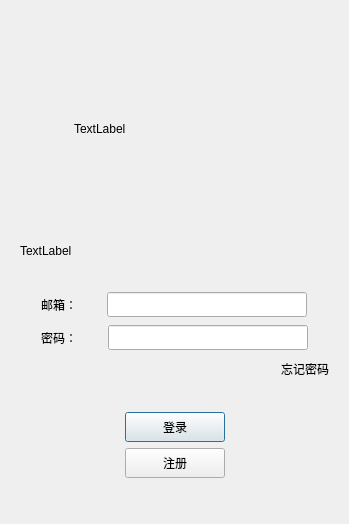
<?xml version="1.0" encoding="UTF-8"?>
<ui version="4.0">
 <class>LoginDialog</class>
 <widget class="QDialog" name="LoginDialog">
  <property name="geometry">
   <rect>
    <x>0</x>
    <y>0</y>
    <width>349</width>
    <height>524</height>
   </rect>
  </property>
  <property name="minimumSize">
   <size>
    <width>300</width>
    <height>500</height>
   </size>
  </property>
  <property name="windowTitle">
   <string>Dialog</string>
  </property>
  <layout class="QVBoxLayout" name="verticalLayout_2">
   <item>
    <layout class="QVBoxLayout" name="verticalLayout">
     <property name="leftMargin">
      <number>9</number>
     </property>
     <property name="topMargin">
      <number>9</number>
     </property>
     <property name="rightMargin">
      <number>9</number>
     </property>
     <property name="bottomMargin">
      <number>9</number>
     </property>
     <item>
      <widget class="QWidget" name="widget" native="true">
       <layout class="QGridLayout" name="gridLayout">
        <item row="0" column="0">
         <widget class="QLabel" name="labelLoginHead">
          <property name="minimumSize">
           <size>
            <width>200</width>
            <height>200</height>
           </size>
          </property>
          <property name="maximumSize">
           <size>
            <width>200</width>
            <height>200</height>
           </size>
          </property>
          <property name="text">
           <string>TextLabel</string>
          </property>
         </widget>
        </item>
       </layout>
      </widget>
     </item>
     <item>
      <widget class="QLabel" name="err_tip">
       <property name="text">
        <string>TextLabel</string>
       </property>
      </widget>
     </item>
     <item>
      <spacer name="verticalSpacer">
       <property name="orientation">
        <enum>Qt::Vertical</enum>
       </property>
       <property name="sizeHint" stdset="0">
        <size>
         <width>20</width>
         <height>40</height>
        </size>
       </property>
      </spacer>
     </item>
     <item>
      <layout class="QHBoxLayout" name="horizontalLayout">
       <property name="spacing">
        <number>7</number>
       </property>
       <property name="leftMargin">
        <number>2</number>
       </property>
       <property name="topMargin">
        <number>2</number>
       </property>
       <property name="rightMargin">
        <number>2</number>
       </property>
       <property name="bottomMargin">
        <number>2</number>
       </property>
       <item>
        <widget class="QLabel" name="labelUser">
         <property name="minimumSize">
          <size>
           <width>40</width>
           <height>25</height>
          </size>
         </property>
         <property name="maximumSize">
          <size>
           <width>40</width>
           <height>25</height>
          </size>
         </property>
         <property name="text">
          <string>邮箱：</string>
         </property>
        </widget>
       </item>
       <item>
        <widget class="QLineEdit" name="editUser">
         <property name="minimumSize">
          <size>
           <width>25</width>
           <height>25</height>
          </size>
         </property>
         <property name="maximumSize">
          <size>
           <width>200</width>
           <height>25</height>
          </size>
         </property>
        </widget>
       </item>
      </layout>
     </item>
     <item>
      <layout class="QHBoxLayout" name="horizontalLayout_2">
       <item>
        <widget class="QLabel" name="labelSecret">
         <property name="minimumSize">
          <size>
           <width>40</width>
           <height>25</height>
          </size>
         </property>
         <property name="maximumSize">
          <size>
           <width>40</width>
           <height>25</height>
          </size>
         </property>
         <property name="text">
          <string>密码：</string>
         </property>
        </widget>
       </item>
       <item>
        <widget class="QLineEdit" name="editPass">
         <property name="minimumSize">
          <size>
           <width>0</width>
           <height>25</height>
          </size>
         </property>
         <property name="maximumSize">
          <size>
           <width>200</width>
           <height>25</height>
          </size>
         </property>
        </widget>
       </item>
      </layout>
     </item>
     <item>
      <layout class="QHBoxLayout" name="horizontalLayout_3">
       <item>
        <spacer name="horizontalSpacer">
         <property name="orientation">
          <enum>Qt::Horizontal</enum>
         </property>
         <property name="sizeHint" stdset="0">
          <size>
           <width>40</width>
           <height>20</height>
          </size>
         </property>
        </spacer>
       </item>
       <item>
        <widget class="ClickedLabel" name="labelForget">
         <property name="minimumSize">
          <size>
           <width>0</width>
           <height>25</height>
          </size>
         </property>
         <property name="maximumSize">
          <size>
           <width>16777215</width>
           <height>25</height>
          </size>
         </property>
         <property name="text">
          <string>忘记密码</string>
         </property>
        </widget>
       </item>
      </layout>
     </item>
     <item>
      <spacer name="verticalSpacer_2">
       <property name="orientation">
        <enum>Qt::Vertical</enum>
       </property>
       <property name="sizeHint" stdset="0">
        <size>
         <width>20</width>
         <height>40</height>
        </size>
       </property>
      </spacer>
     </item>
     <item>
      <layout class="QHBoxLayout" name="horizontalLayout_4">
       <item>
        <spacer name="horizontalSpacer_2">
         <property name="orientation">
          <enum>Qt::Horizontal</enum>
         </property>
         <property name="sizeHint" stdset="0">
          <size>
           <width>40</width>
           <height>20</height>
          </size>
         </property>
        </spacer>
       </item>
       <item>
        <widget class="QPushButton" name="btnLogin">
         <property name="minimumSize">
          <size>
           <width>100</width>
           <height>30</height>
          </size>
         </property>
         <property name="text">
          <string>登录</string>
         </property>
        </widget>
       </item>
       <item>
        <spacer name="horizontalSpacer_3">
         <property name="orientation">
          <enum>Qt::Horizontal</enum>
         </property>
         <property name="sizeHint" stdset="0">
          <size>
           <width>40</width>
           <height>20</height>
          </size>
         </property>
        </spacer>
       </item>
      </layout>
     </item>
     <item>
      <layout class="QHBoxLayout" name="horizontalLayout_5">
       <item>
        <spacer name="horizontalSpacer_4">
         <property name="orientation">
          <enum>Qt::Horizontal</enum>
         </property>
         <property name="sizeHint" stdset="0">
          <size>
           <width>40</width>
           <height>20</height>
          </size>
         </property>
        </spacer>
       </item>
       <item>
        <widget class="QPushButton" name="btnReg">
         <property name="minimumSize">
          <size>
           <width>100</width>
           <height>30</height>
          </size>
         </property>
         <property name="text">
          <string>注册</string>
         </property>
        </widget>
       </item>
       <item>
        <spacer name="horizontalSpacer_5">
         <property name="orientation">
          <enum>Qt::Horizontal</enum>
         </property>
         <property name="sizeHint" stdset="0">
          <size>
           <width>40</width>
           <height>20</height>
          </size>
         </property>
        </spacer>
       </item>
      </layout>
     </item>
     <item>
      <spacer name="verticalSpacer_3">
       <property name="orientation">
        <enum>Qt::Vertical</enum>
       </property>
       <property name="sizeHint" stdset="0">
        <size>
         <width>20</width>
         <height>40</height>
        </size>
       </property>
      </spacer>
     </item>
    </layout>
   </item>
  </layout>
 </widget>
 <customwidgets>
  <customwidget>
   <class>ClickedLabel</class>
   <extends>QLabel</extends>
   <header>clickedlabel.h</header>
  </customwidget>
 </customwidgets>
 <resources/>
 <connections/>
</ui>
